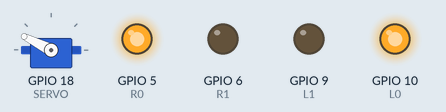
The program below on a simulated Raspberry Pi (BCM pin numbers). Shown: servo, output pins drawn as LEDs (lit = HIGH). Servo angles are drawn from the pulse width (0.5 ms = 0°, 2.5 ms = 180°).

Above: at 0.1 s.
At 4.1 s:
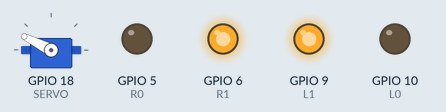
At 6.1 s:
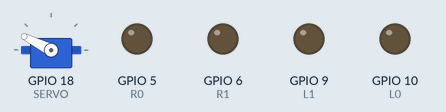
At 16.1 s:
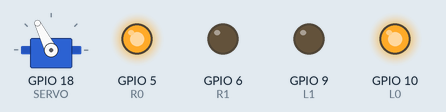
At 20.1 s:
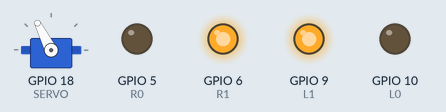
At 38.1 s:
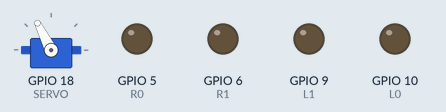
Timing chart, 0 to 39.6 s (numbered marks = the images above):
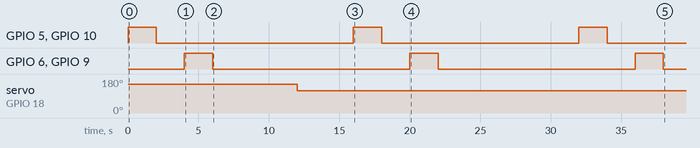

Measured:
- by itself, GPIO 5 (R0), GPIO 6 (R1), GPIO 9 (L1), GPIO 10 (L0): alternates HIGH for 2.0 s and LOW for 14.0 s
- by itself, servo on GPIO 18 (SERVO): 153° → 117° at 12.0 s

The program:

RCcarFunctionsTEST.py
```python
import RCcarFunctions as RCcar
import time

RCcar.init()
while True:
  RCcar.forward()
  time.sleep(2)

  RCcar.brake()
  time.sleep(2)

  RCcar.reverse()
  time.sleep(2)

  RCcar.brake()
  time.sleep(2)

  RCcar.left()
  time.sleep(2)

  RCcar.brake()
  time.sleep(2)

  RCcar.right()
  time.sleep(2)

  RCcar.brake()
  time.sleep(2)
```

RCcarFunctions.py
```python
# This is a library of functions for a remote controlled car made with the raspberry pi.
#import time
import RPi.GPIO as gpio

L1 = 9  #left motor: connection 0
L0 = 10  #left motor: connection 1
R1 = 6  #right motor: connection 0
R0 = 5  #right motor: connection 1
SERVO = 18 #servo motor for steering

#initializes required gpio pins as outputs
def init():
  global left0, left1, right0, right1, servo
  gpio.setmode(gpio.BCM)  # using the official GPIO numbering
  gpio.setwarnings(False)
  gpio.setup(L0, gpio.OUT)
  left0 = gpio.PWM(L0, 100)
  gpio.setup(L1, gpio.OUT)
  left1 = gpio.PWM(L1, 100)
  gpio.setup(R0, gpio.OUT)
  right0 = gpio.PWM(R0, 100)
  gpio.setup(R1, gpio.OUT)
  right1 = gpio.PWM(R1, 100)
  gpio.setup(SERVO, gpio.OUT)
  servo = gpio.PWM(SERVO, 50)
  #start all the drive motor outputs at 0% duty cycle
  left0.start(0)
  left1.start(0)
  right0.start(0)
  right1.start(0)
  #starts the servo motor output at 11%
  servo.start(11)

#creates a function which makes the car go forward
def forward():
  left0.ChangeDutyCycle(100)
  left1.ChangeDutyCycle(0)
  right0.ChangeDutyCycle(100)
  right1.ChangeDutyCycle(0)

#function that makes the car reverse
def reverse():
  left0.ChangeDutyCycle(0)
  left1.ChangeDutyCycle(100)
  right0.ChangeDutyCycle(0)
  right1.ChangeDutyCycle(100)

#makes the car spin and face left
#def spinleft():
  #left0.ChangeDutyCycle(0)
  #left1.ChangeDutyCycle(100)
  #right0.ChangeDutyCycle(100)
  #right1.ChangeDutyCycle(0)

#makes car spin right
#def spinright():
  #left0.ChangeDutyCycle(100)
  #left1.ChangeDutyCycle(0)
  #right0.ChangeDutyCycle(0)
  #right1.ChangeDutyCycle(100)

#makes car diagonally to the front (and left)
def left():
  #left0.ChangeDutyCycle(10)
  #left1.ChangeDutyCycle(0)
  #right0.ChangeDutyCycle(100)
  #right1.ChangeDutyCycle(0)
  #time.sleep(1)
  #left0.ChangeDutyCycle(100)
  servo.ChangeDutyCycle(15)

#makes car go diagonally to the front (and right)
def right():
  #left0.ChangeDutyCycle(100)
  #left1.ChangeDutyCycle(0)
  #right0.ChangeDutyCycle(10)
  #right1.ChangeDutyCycle(0)
  #time.sleep(1)
  #right0.ChangeDutyCycle(100)
  servo.ChangeDutyCycle(9)

#resets the servo's position to face straight
def straight():
  servo.ChangeDutyCycle(11)

#reduces the current supplied to the motors to 0
def brake():
  left0.ChangeDutyCycle(0)
  left1.ChangeDutyCycle(0)
  right0.ChangeDutyCycle(0)
  right1.ChangeDutyCycle(0)

#stops all the pwm outputs going to the motors
def stop():
  left0.stop()
  left1.stop()
  right0.stop()
  right1.stop()
  servo.ChangeDutyCycle(11)
  servo.stop()

#uninitializes all the gpio pins and returns all states to default
def cleanup():
  stop()
  gpio.cleanup()
```
